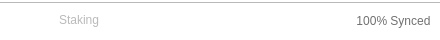
<?xml version="1.0" encoding="UTF-8"?>
<ui version="4.0">
 <class>VeilStatusBar</class>
 <widget class="QWidget" name="VeilStatusBar">
  <property name="geometry">
   <rect>
    <x>0</x>
    <y>0</y>
    <width>440</width>
    <height>40</height>
   </rect>
  </property>
  <property name="minimumSize">
   <size>
    <width>0</width>
    <height>0</height>
   </size>
  </property>
  <property name="maximumSize">
   <size>
    <width>16777215</width>
    <height>40</height>
   </size>
  </property>
  <property name="windowTitle">
   <string>Form</string>
  </property>
  <property name="styleSheet">
   <string notr="true">background-color:white;
border:none;
padding:0px;
margin:0px;
</string>
  </property>
  <layout class="QVBoxLayout" name="verticalLayout_2">
   <property name="spacing">
    <number>0</number>
   </property>
   <property name="leftMargin">
    <number>0</number>
   </property>
   <property name="topMargin">
    <number>0</number>
   </property>
   <property name="rightMargin">
    <number>0</number>
   </property>
   <property name="bottomMargin">
    <number>0</number>
   </property>
   <item>
    <widget class="QFrame" name="frame">
     <property name="maximumSize">
      <size>
       <width>16777215</width>
       <height>40</height>
      </size>
     </property>
     <property name="styleSheet">
      <string notr="true">#frame{
background-color:white;
border-bottom:0px;
border-right:0px;
border-left:0px;
}</string>
     </property>
     <property name="frameShape">
      <enum>QFrame::StyledPanel</enum>
     </property>
     <property name="frameShadow">
      <enum>QFrame::Raised</enum>
     </property>
     <layout class="QVBoxLayout" name="verticalLayout">
      <property name="spacing">
       <number>0</number>
      </property>
      <property name="leftMargin">
       <number>0</number>
      </property>
      <property name="topMargin">
       <number>0</number>
      </property>
      <property name="rightMargin">
       <number>0</number>
      </property>
      <property name="bottomMargin">
       <number>0</number>
      </property>
      <item>
       <widget class="QLabel" name="line">
        <property name="minimumSize">
         <size>
          <width>0</width>
          <height>1</height>
         </size>
        </property>
        <property name="maximumSize">
         <size>
          <width>16777215</width>
          <height>1</height>
         </size>
        </property>
        <property name="styleSheet">
         <string notr="true">background-color:#bababa;</string>
        </property>
        <property name="text">
         <string/>
        </property>
       </widget>
      </item>
      <item>
       <layout class="QHBoxLayout" name="horizontalLayout">
        <property name="leftMargin">
         <number>9</number>
        </property>
        <property name="topMargin">
         <number>3</number>
        </property>
        <property name="rightMargin">
         <number>9</number>
        </property>
        <property name="bottomMargin">
         <number>3</number>
        </property>
        <item>
         <widget class="QCheckBox" name="checkStacking">
          <property name="focusPolicy">
           <enum>Qt::NoFocus</enum>
          </property>
          <property name="styleSheet">
           <string notr="true">
 #checkStacking::indicator {
     border: 0;
     background: none;
 }

 #checkStacking {
 background-image: url(&quot;:/icons/ic-switch-off-svg&quot;) ;
 background-repeat:no-repeat;
 background-position:left center;
 padding:4 4 8 30px;
 color:#bababa;
 }

 #checkStacking:checked {
 background-image: url(&quot;:/icons/ic-switch-on-svg&quot;) ;
 color:#105aef;
 }</string>
          </property>
          <property name="text">
           <string>Staking</string>
          </property>
         </widget>
        </item>
        <item>
         <spacer name="horizontalSpacer">
          <property name="orientation">
           <enum>Qt::Horizontal</enum>
          </property>
          <property name="sizeHint" stdset="0">
           <size>
            <width>166</width>
            <height>20</height>
           </size>
          </property>
         </spacer>
        </item>
        <item>
         <widget class="QPushButton" name="btnSync">
          <property name="styleSheet">
           <string notr="true">#btnSync{
color:#707070;
background-color:transparent;
border:none;
padding:0px;
margin:0px;
background:transparent;
}</string>
          </property>
          <property name="text">
           <string>100% Synced</string>
          </property>
         </widget>
        </item>
       </layout>
      </item>
     </layout>
    </widget>
   </item>
  </layout>
 </widget>
 <resources/>
 <connections/>
</ui>
